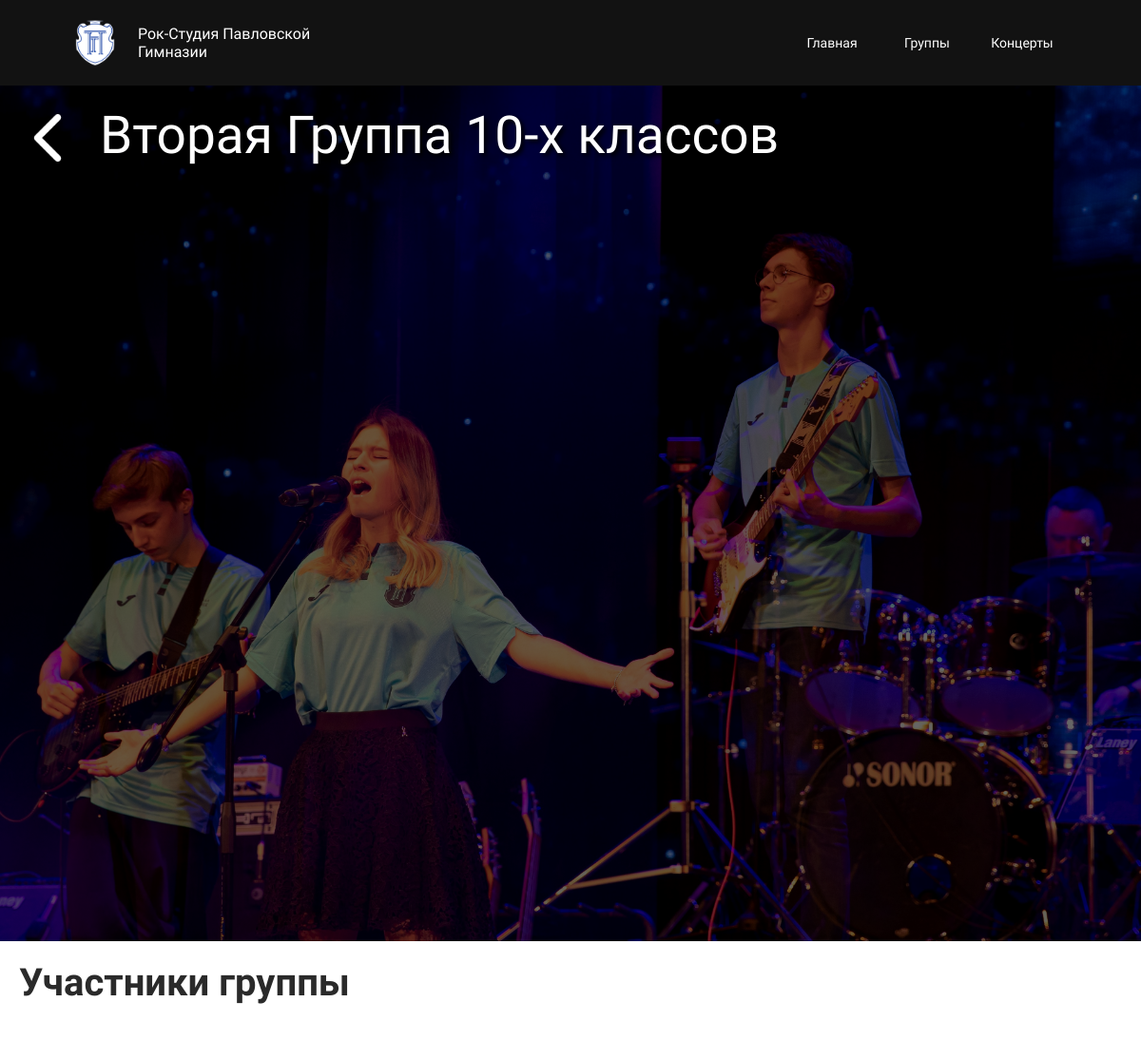
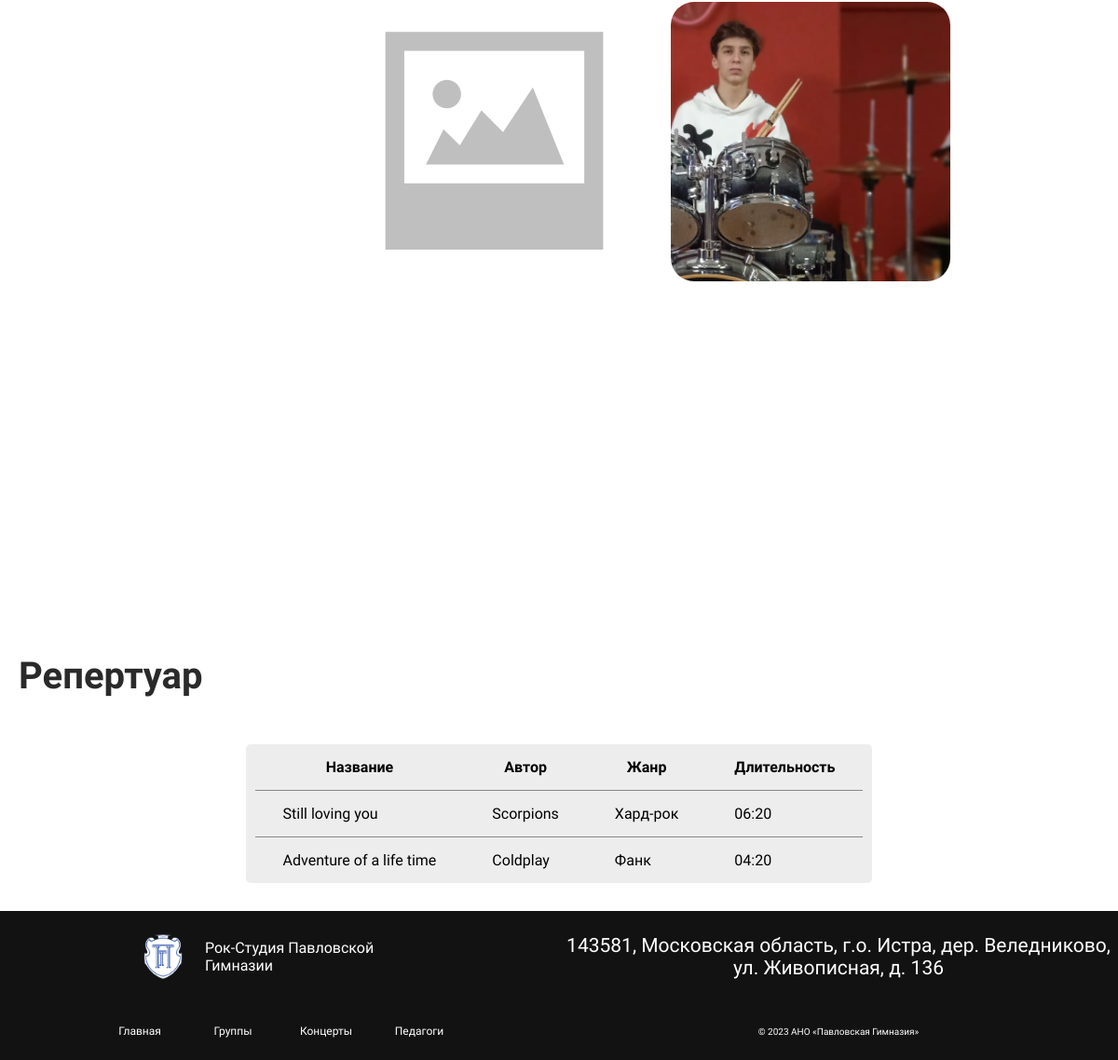
Page /MusicStudio/groups/5 on the committed database (2 pictures, top to bottom).
### MusicStudioApp/models.py (models this page shows, shortened)
class Group(models.Model):
    name = models.CharField(max_length = 150)
    song = models.ManyToManyField(Song, null = True)
    member = models.ManyToManyField('Member', null = True)
    main_photo = models.ForeignKey(
        'Image',
        null=True,
        on_delete=models.CASCADE,
        related_name = "main_group_photo"
    )
    photos = models.ManyToManyField('Image', null = True, related_name = "group_photos")

class Image(models.Model):
    src = models.ImageField()

class Member(models.Model):
    name = models.CharField(max_length = 150)
    surname = models.CharField(max_length = 150, null = True)
    instruments = models.ManyToManyField(Instruments, null = True)
    grade = models.ForeignKey(
        'MemberGrade',
        on_delete=models.CASCADE,
        default=1
    )
    photos = models.ManyToManyField(
        Image, blank = True,
        related_name = "photos")
    main_photo = models.ForeignKey(
        Image,
        on_delete=models.CASCADE,
        null = True,
        blank = True,
        related_name = "main_photo"
    )
    def __str__(self):
        return f"{self.pk} - {self.surname} {self.name} {self.grade.name}"

class Song(models.Model):
    name = models.CharField(max_length = 150)
    author = models.CharField(max_length = 150, null = True)
    genre = models.ForeignKey(
        'SongGenre',
        on_delete=models.CASCADE,
        default=1
    )
    time = models.TimeField(null = True)
    def __str__(self):
        return f"{self.pk} - {self.name}"

class SongGenre(models.Model):
    name = models.CharField(max_length = 150)

### MusicStudioApp/views.py (the view)
# urls.py: path('MusicStudio/groups/<int:group_id>', views.group_view),
def group_view(request, group_id):
    group = get_object_or_404(Group, pk=group_id)
    songs = group.song.all()
    members = group.member.all()
    img = Image.objects.get(pk=23)
    print(songs)
    print(members)
    context = {
        "title": "Страница группы",
        "id": group_id,
        "songs": songs,
        "group": group,
        "members": members,
        "placeholder": img
    }
    return render(request, "MusicStudio/group.html", context)

### MusicStudioApp/templates/MusicStudio/group.html (shortened to what this page needs)
{% extends 'MusicStudio/base.html' %}
{% load static  %}
{% block css_load %}
    <link rel="stylesheet" href="{% static "css/group.css"%}">
    <link rel="stylesheet" href="{% static "adaptive-css/group-adaptive.css"%}">
{% endblock css_load %}
{% block main %}
    <div class="main">
        <div class="group-pic">
            <div class="filter-layer">
            </div>
            <img src="
                {% if group.main_photo %}
                    {{ group.main_photo.src.url }}
                {% else %}
                    https://placehold.co/600x400?text=Image
                {% endif %}
            "
            alt="" style="width: 100%">
            <div class="group-text">
                <a href="{% url 'groups'%}">
                    <img src="{% static "img/arrow-down-sign-to-navigate.png"%}" id = "back-button" alt="">
                </a>
                <p>{{ group.name }}</p>
            </div>
        </div>
        <div class="group-page-title">
            Участники группы
        </div>
        <div class="members">
            {% for member in members %}
            <div class="member"  style="background-image: url(
                {% if member.main_photo %}
                    {{ member.main_photo.src.url }}
                {% else %}
                    {{ placeholder.src.url }}
                {% endif %}
            )">
                <div class="filter-layer">
                </div>
            </div>
            {% endfor %}
        </div>
        <div class="group-page-title">
            Репертуар
        </div>
        <div class="repertoire">
            <div>
                <table class="repertoire-table">
                    <tr>
                        <th>Название</th>
                        <th>Автор</th>
                        <th>Жанр</th>
                        <th>Длительность</th>
                    </tr>
                    {% if songs %}
                        {% for song in songs %}
                        <tr>
                            <td>{{ song.name }}</td>
                            <td>{{ song.author }}</td>
                            <td>{{ song.genre.name }}</td>
                            <td>{{ song.time|date:"i:s"}}</td>
                        </tr>
                        {% endfor %}
                    {% endif %}
                </table>
            </div>
        </div>
    </div>
{% endblock main %}

### MusicStudioApp/static/css/style.css (style rules this page uses)
* { padding: 0px; margin: 0px; border: none; }
*, *::before, *::after { box-sizing: border-box; }
a, a:link, a:visited { text-decoration: none; }
h1, h2, h3, h4, h5, h6, p { font-size: inherit; font-weight: inherit; }
img { vertical-align: top; }
img, svg { max-width: 100%; height: auto; }
* { font-family: 'Unbounded', cursive; }

### MusicStudioApp/static/css/group.css (style rules this page uses)
* { font-family: 'Unbounded', cursive; }
.group-pic { width: 100%; position: relative; }
.filter-layer { width: 100%; position: absolute; background-color: rgba(0, 0, 0, 0.6); top: 0; left: 0; z-index: 1; height: 100%; backdrop-filter: blur(0px); }
.group-text { text-align: center; text-shadow: 3px 3px 5px black; color: white; position: absolute; font-size: 55px; z-index: 2; top: 20px; left: 25px; display: flex; }
.group-text p { margin-left: 30px; }
.group-text img { width: 50px; position: relative; top: 10px; transition: 0.3s; }
.members { width: 100%; display: flex; padding: 20px; flex-wrap: wrap; }
.member { width: 300px; height: 300px; border-radius: 25px; background-size: cover; margin: 20px; color: white; font-size: 20px; padding: 20px 0px 0px 20px; position: relative; overflow: hidden; z-index: 0; }
.member .filter-layer { background-color: rgba(0, 0, 0, 0); backdrop-filter: blur(0px); z-index: 1; transition: 0.3s; }
.group-page-title { padding: 20px; color: rgb(42, 42, 42); font-size: 40px; font-weight: 700; }
.repertoire { display: flex; justify-content: center; text-align: left; padding: 30px; }
.repertoire div { background-color: rgb(237, 237, 237); border-radius: 5px; padding-left: 10px; padding-right: 10px; }
.repertoire-table { border-collapse: collapse; }
td, th { padding: 15px 30px; border-bottom: 1px solid rgb(137, 137, 137); }
tr:last-child td { border: none; }

### rows in the picture
Group: main_photo.src (picture), name "Вторая Группа 10-х классов"
Member: main_photo.src (picture)
Member: main_photo.src (picture)
Song: name "Still loving you", author "Scorpions", genre.name "Хард-рок", time "06:20"
Song: name "Adventure of a life time", author "Coldplay", genre.name "Фанк", time "04:20"
